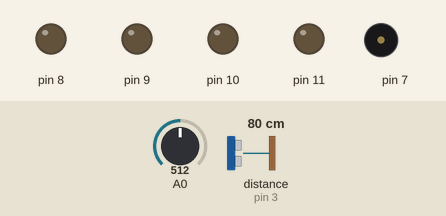
Recording of a sketch running on a simulated Arduino Mega 2560, built with avr-gcc and run on an emulated ATmega2560. On the bench: output pins drawn as LEDs (lit = HIGH), buzzer (waves = sounding). The test bench sets the inputs (shaded band); at power-on: distance to the obstacle (sensor on pin 3) 80 cm, A0 = 512.

Above: at 2.7 s.
2.8 s: distance to the obstacle (sensor on pin 3) set to 67 cm
At 3.3 s:
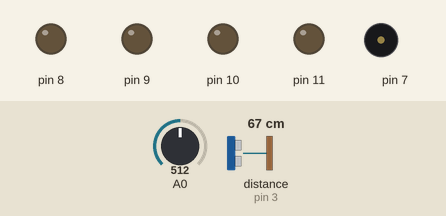
4.3 s: distance to the obstacle (sensor on pin 3) set to 61 cm
At 5.5 s:
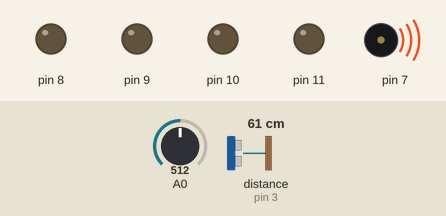
5.8 s: A0 set to 411
At 6.3 s:
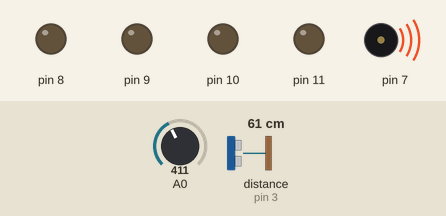
7.3 s: A0 set to 394
At 8.1 s:
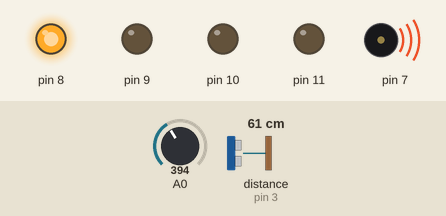
8.8 s: distance to the obstacle (sensor on pin 3) set to 120 cm
At 9.6 s:
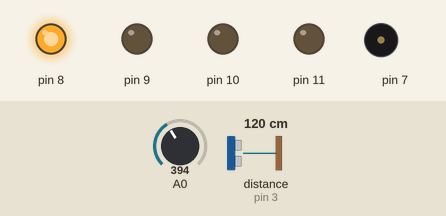
10.3 s: A0 set to 810
Timing chart, 0 to 12.8 s (numbered marks = the images above; inputs shaded):
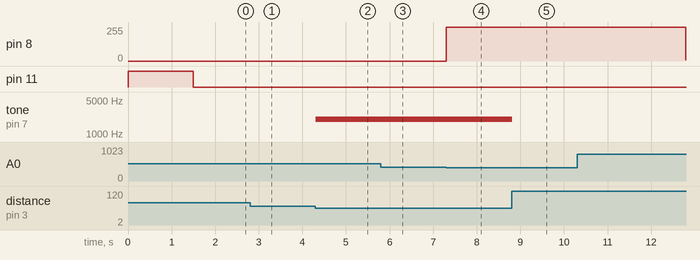

Measured:
- the behaviour switches between 65 and 64 cm on distance to the obstacle (sensor on pin 3) (found by bisection; images 1 and 2)
- the behaviour switches between 401 and 400 on A0 (found by bisection; images 3 and 4)
- after the input at 2.8 s, pin 8: stays 0/255 (without the input it goes to 100/255 after 1.5 s)
- after the input at 4.3 s, pin 8: stays 0/255 (without the input it goes to 100/255 after 1.5 s); tone on pin 7: silent → 2000 Hz at once
- after the input at 5.8 s, pin 8: stays 0/255 (without the input it goes to 100/255 after 1.5 s)
- after the input at 7.3 s, pin 8: 0/255 → 255/255 at once
- after the input at 8.8 s, tone on pin 7: 2000 Hz → silent at once
- after the input at 10.3 s, pin 8: 255/255 → 10/255 after 2.5 s

The sketch:

sketch_oct13a.ino
```cpp
#include <Ultrasonic.h>

Ultrasonic ultrasonic(4, 3);
int f=0,g=0;
int distance;
void setup() {
  // put your setup code here, to run once:
  Serial.begin(9600);
  Serial3.begin(115200);
  pinMode(8, OUTPUT);
  pinMode(9, OUTPUT);
  pinMode(10, OUTPUT);
  pinMode(11, OUTPUT);
  digitalWrite(11, 1);
  delay(1500);
  digitalWrite(11, 0);
}

void loop() {
  // put your main code here, to run repeatedly:

  distance = ultrasonic.read();
  // Serial.println(analogRead(A0));
  // Serial.println(distance);
  analogWrite(8, 255);
  while (Serial3.available()) {
    String s=Serial3.readString();
    s.trim();
    // Serial.println(s);
    if(s[8]=='u') f=1,digitalWrite(9, 1),delay(2500),digitalWrite(9, 0);
    else if(s[8]=='d')f=2,digitalWrite(10, 1),delay(2500),digitalWrite(10, 0);
    // else if(s[8]=='o')f=0,digitalWrite(9, 0),digitalWrite(10, 0);
    else if(s[8]=='1'){
      distance = ultrasonic.read();
      int v1=analogRead(A0);
      String s1="tn1.val="+String(v1);
      String s2="tn0.val="+String(distance);
      Serial3.println(s1);
      Serial3.println(s2);
    }
  }
  if(distance<65)tone(7, 2000);
  else noTone(7);
  if(analogRead(A0)>800)analogWrite(8, 10);
  else if(analogRead(A0)>400 and analogRead(A0)<=800)analogWrite(8, 100);
  else analogWrite(8, 255);
  // delay(3000);
  // analogWrite(8, 50);
  // delay(3000);
  // analogWrite(8, 5);
  // delay(3000);
  // analogWrite(8, 0);
  // delay(3000);
  // digitalWrite(9, 1);
  // delay(3000);
  // digitalWrite(9, 0);
  // delay(1000);
  // digitalWrite(10, 1);
  // delay(3000);
  // digitalWrite(10, 0);
  // delay(1000);
}
```
